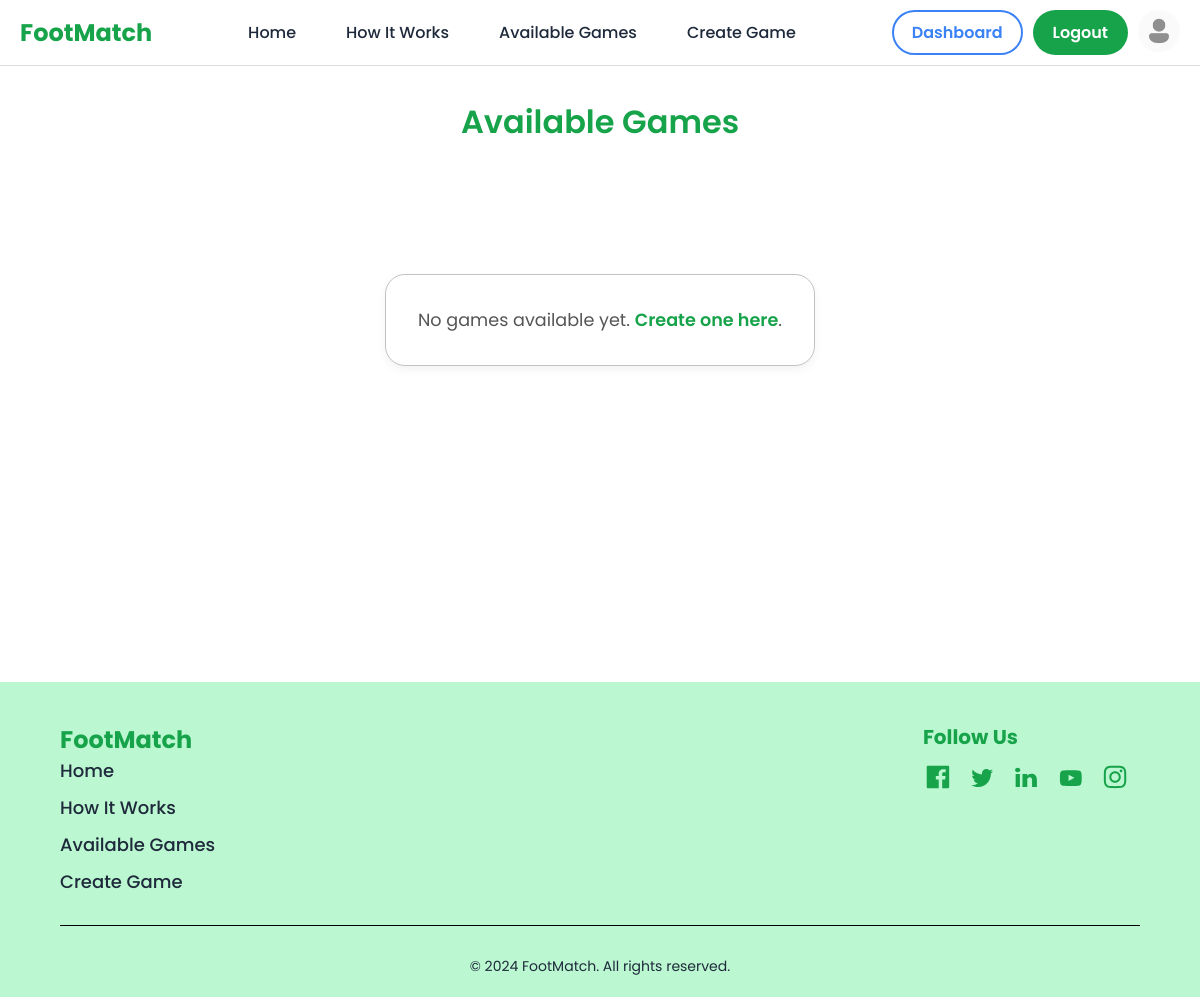
/available-games (signed in), run on an earlier commit of the app's database.
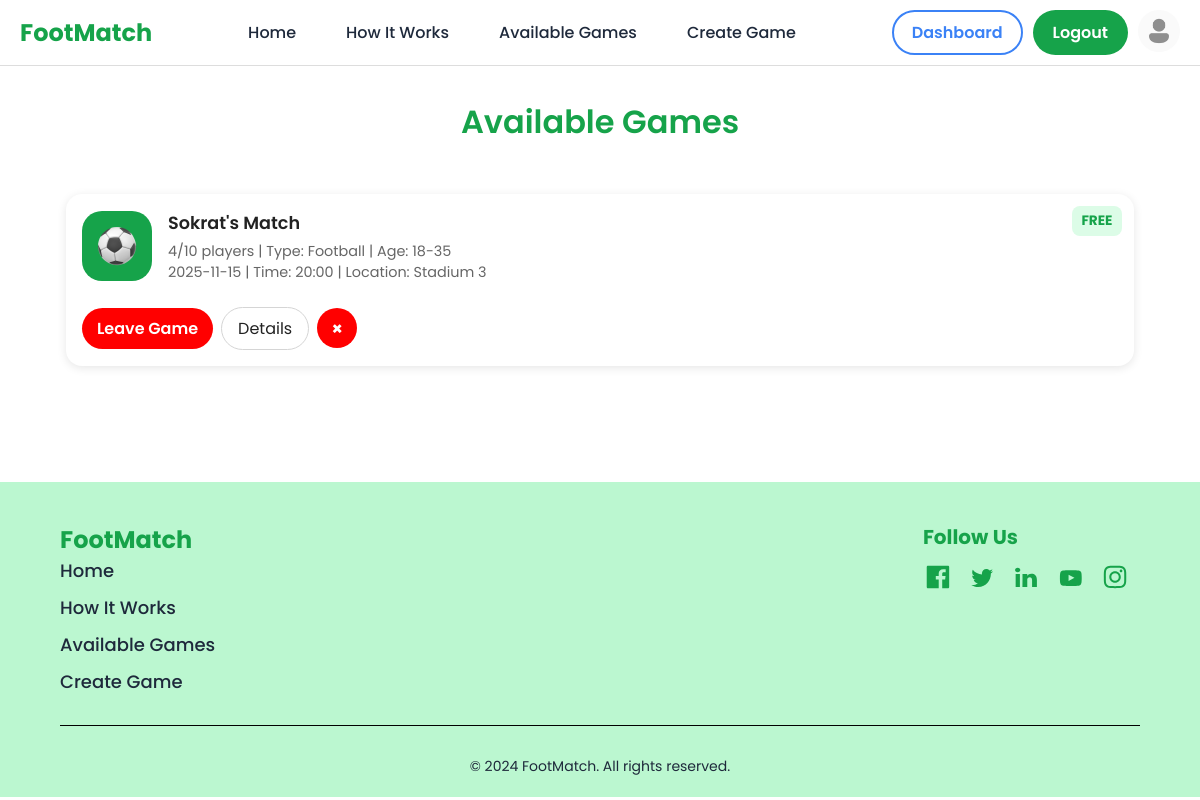
And on a later commit of the database.
### app.py (models this page shows)
class Game(db.Model):
    id = db.Column(db.Integer, primary_key=True)
    game_name = db.Column(db.String(100), nullable=False)
    date = db.Column(db.String(20), nullable=False)
    time = db.Column(db.String(20), nullable=False)
    location = db.Column(db.String(100), nullable=False)
    sports_type = db.Column(db.String(50), nullable=False)
    player_capacity = db.Column(db.Integer, nullable=False)
    price = db.Column(db.Float, nullable=False)
    age = db.Column(db.String(15), nullable=False)
    description = db.Column(db.String(300))
    creator_id = db.Column(db.Integer, db.ForeignKey('user.id'))
    creator = db.relationship('User', backref='games')

### app.py (the view)
@app.route("/available-games")
def available_games():
    games = Game.query.all()
    error = request.args.get("error")
    success = request.args.get("success")
    active_games = []
    current_time = datetime.now()
    for game in games:
        try:
            game_datetime = datetime.strptime(f"{game.date} {game.time}", "%Y-%m-%d %H:%M")
            expiration_time = game_datetime + timedelta(hours=24)
            if current_time < expiration_time:
                active_games.append(game)
        except ValueError:
            pass
    return render_template("available-games.html", games=active_games, error=error, success=success)

### app.py (called while the page is built)
@app.context_processor
def inject_user_info():
    user_picture = session.get("picture")
    default_picture = url_for('static', filename='assets/profile-picture.png')
    return dict(
        picture=user_picture or default_picture,
        email=session.get("email"),
        name=session.get("name", "User")
    )

### templates/available-games.html (shortened to what the changed rows need)
<!DOCTYPE html>
<html lang="en">
<head>
    <link rel="stylesheet" href="{{ url_for('static', filename='css_folder/reset.css') }}">
    <link rel="stylesheet" href="{{ url_for('static', filename='css_folder/styles.css') }}">
    <link rel="stylesheet" href="{{ url_for('static', filename='css_folder/available-games.css') }}">
    <link rel="stylesheet" href="{{ url_for('static', filename='css_folder/error-messages.css') }}">
    <link rel="stylesheet" href="{{ url_for('static', filename='css_folder/header.css') }}">
</head>
<body>
    <main>
        <section id="available-games">
            <h1 class="section-title">Available Games</h1>
            <div class="games-container">
                {% if games %}
                    {% for game in games %}
                    <div class="game-card">
                        <div class="game-card-top">
                            <div class="img-background">
                                <img src="{{ url_for('static', filename='assets/football-icon.svg') }}" alt="{{ game.sports_type }} Icon">
                            </div>
                            <div class="game-info">
                                <h2>{{ game.game_name }}</h2>
                                <p class="info">
                                    <span>{{ game.players|length }}/{{ game.player_capacity }} players</span> | Type: {{ game.sports_type }} | Age: {{ game.age }}
                                </p>
                                <p class="info">
                                    <span>{{ game.date }}</span> | Time: {{ game.time }} | Location: {{ game.location }}
                                    {% if session.get("user_id") %}
                                        {% set joined = game.players|selectattr("user_id", "equalto", session["user_id"])|list %}
                                    {% else %}
                                        {% set joined = [] %}
                                    {% endif %}
                                </p>
                            </div>
                        </div>
                        <div class="game-card-bottom">
                            <div class="buttons">
                                <form action="{{ url_for('join_game', game_id=game.id) }}" method="POST" style="display:inline;">
                                {% if joined %}
                                    <button type="submit" class="leave-btn" formaction="{{ url_for('leave_game', game_id=game.id) }}">
                                        Leave Game
                                    </button>
                                {% elif game.players|length >= game.player_capacity %}
                                    <button type="button" class="join-btn" disabled>Full</button>
                                {% else %}
                                    <button type="submit" class="join-btn">Join Now</button>
                                {% endif %}
                                </form>
                                <button
                                    class="details-btn"
                                    data-title="{{ game.game_name }}"
                                    data-info="Name: {{game.game_name}}; Date: {{game.date}}; Time: {{game.time}}; Type: {{ game.sports_type }}; Players: {{ game.players|length }}/{{ game.player_capacity }}; Price: {% if game.price == 0 %}Free{% else %}€{{ game.price }}{% endif %}; Age: {{game.age}}; Description: {{game.description}}">Details
                                </button>
                                {% if session.get("user_id") == game.creator_id %}
                                <form action="{{ url_for('delete_game', game_id=game.id) }}" method="POST">
                                    <button type="submit" class="delete-btn" onclick="return confirm('Are you sure you want to delete this game?');">
                                        &times;
                                    </button>
                                </form>
                                {% endif %}
                            </div>
                        </div>
                        <span class="price-tag {% if game.price == 0 %}free{% else %}paid{% endif %}">
                            {% if game.price == 0 %}FREE{% else %}€{{ game.price }}{% endif %}
                        </span>
                    </div>
                    {% endfor %}
                {% else %}
                    <p class="no-games">No games available yet. <a href="{{ url_for('create_game') }}">Create one here</a>.</p>
                {% endif %}
            </div>
        </section>
    </main>
</body>
</html>

What changed in the data, as far as the page shows it:
now on this page (row edited): Game: game_name "Sokrat's Match", players|length "4", player_capacity "10", sports_type "Football", age "18-35", date "2025-11-15", time "20:00", location "Stadium 3", price "FREE"
Also different on the page:
text no longer shown: "No games available yet. Create one here ."
